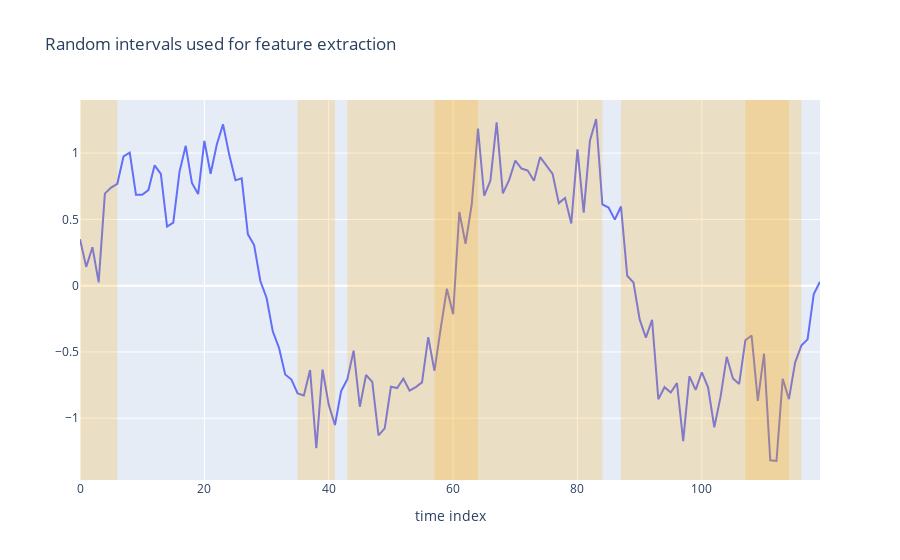

Source (notebook cell):
### Code cell
import numpy as np
import pandas as pd
import plotly.graph_objects as go

np.random.seed(11)
t = np.linspace(0, 4 * np.pi, 120)
x = np.sin(t) + 0.3 * np.sin(3 * t) + 0.2 * np.random.randn(len(t))

# Sample random intervals
n_intervals = 6
intervals = []
for _ in range(n_intervals):
    start = np.random.randint(0, len(x) - 10)
    end = np.random.randint(start + 5, min(start + 30, len(x)))
    intervals.append((start, end))

fig = go.Figure()
fig.add_trace(go.Scatter(y=x, mode='lines', name='series'))
for start, end in intervals:
    fig.add_vrect(x0=start, x1=end, fillcolor='orange', opacity=0.2, line_width=0)
fig.update_layout(title='Random intervals used for feature extraction', xaxis_title='time index')
fig.show()

rows = []
for idx, (start, end) in enumerate(intervals, start=1):
    segment = x[start:end]
    slope = np.polyfit(np.arange(len(segment)), segment, 1)[0]
    rows.append({
        'interval': f'I{idx} [{start},{end})',
        'mean': segment.mean(),
        'std': segment.std(ddof=0),
        'slope': slope,
        'min': segment.min(),
        'max': segment.max(),
    })

features_df = pd.DataFrame(rows)
features_df

### Figure 1 — Plotly figure (JSON) as saved in the notebook; plotly's stock layout.template omitted (floating-point values rounded to 4 significant figures)
{"data": [{"mode": "lines", "name": "series", "type": "scatter", "y": [0.3499, 0.1416, 0.2903, 0.02496, 0.6946, 0.7399, 0.7685, 0.9762, 1.003, 0.6864, 0.6852, 0.7213, 0.9083, 0.8441, 0.4461, 0.4763, 0.8592, 1.055, 0.7752, 0.6916, 1.092, 0.8445, 1.065, 1.217, 0.9872, 0.7949, 0.8105, 0.3874, 0.3061, 0.03494, -0.09101, -0.3446, -0.4687, -0.6697, -0.7086, -0.8124, -0.8291, -0.6368, -1.226, -0.6325, -0.8989, -1.051, -0.7942, -0.7058, -0.4902, -0.9137, -0.674, -0.7261, -1.13, -1.077, -0.7627, -0.7729, -0.7021, -0.7919, -0.7652, -0.7298, -0.388, -0.6431, -0.3234, -0.02303, -0.2154, 0.5572, 0.3159, 0.6154, 1.186, 0.6784, 0.7928, 1.232, 0.696, 0.7963, 0.9433, 0.884, 0.8684, 0.7916, 0.9704, 0.9069, 0.8433, 0.6232, 0.6619, 0.4698, 1.029, 0.5516, 1.093, 1.258, 0.6128, 0.5895, 0.4984, 0.5976, 0.07467, 0.02402, -0.2543, -0.3919, -0.2576, -0.8569, -0.7658, -0.8069, -0.7352, -1.173, -0.6834, -0.786, -0.6535, -0.7671, -1.068, -0.8413, -0.5366, -0.6998, -0.7416, -0.412, -0.3761, -0.8699, -0.513, -1.318, -1.323, -0.7025, -0.8562, -0.5804, -0.4523, -0.4051, -0.06244, 0.03014]}], "layout": {"shapes": [{"fillcolor": "orange", "line": {"width": 0}, "opacity": 0.2, "type": "rect", "x0": 57, "x1": 84, "xref": "x", "y0": 0, "y1": 1, "yref": "y domain"}, {"fillcolor": "orange", "line": {"width": 0}, "opacity": 0.2, "type": "rect", "x0": 35, "x1": 41, "xref": "x", "y0": 0, "y1": 1, "yref": "y domain"}, {"fillcolor": "orange", "line": {"width": 0}, "opacity": 0.2, "type": "rect", "x0": 107, "x1": 114, "xref": "x", "y0": 0, "y1": 1, "yref": "y domain"}, {"fillcolor": "orange", "line": {"width": 0}, "opacity": 0.2, "type": "rect", "x0": 43, "x1": 64, "xref": "x", "y0": 0, "y1": 1, "yref": "y domain"}, {"fillcolor": "orange", "line": {"width": 0}, "opacity": 0.2, "type": "rect", "x0": 0, "x1": 6, "xref": "x", "y0": 0, "y1": 1, "yref": "y domain"}, {"fillcolor": "orange", "line": {"width": 0}, "opacity": 0.2, "type": "rect", "x0": 87, "x1": 116, "xref": "x", "y0": 0, "y1": 1, "yref": "y domain"}], "title": {"text": "Random intervals used for feature extraction"}, "xaxis": {"title": {"text": "time index"}}}}
